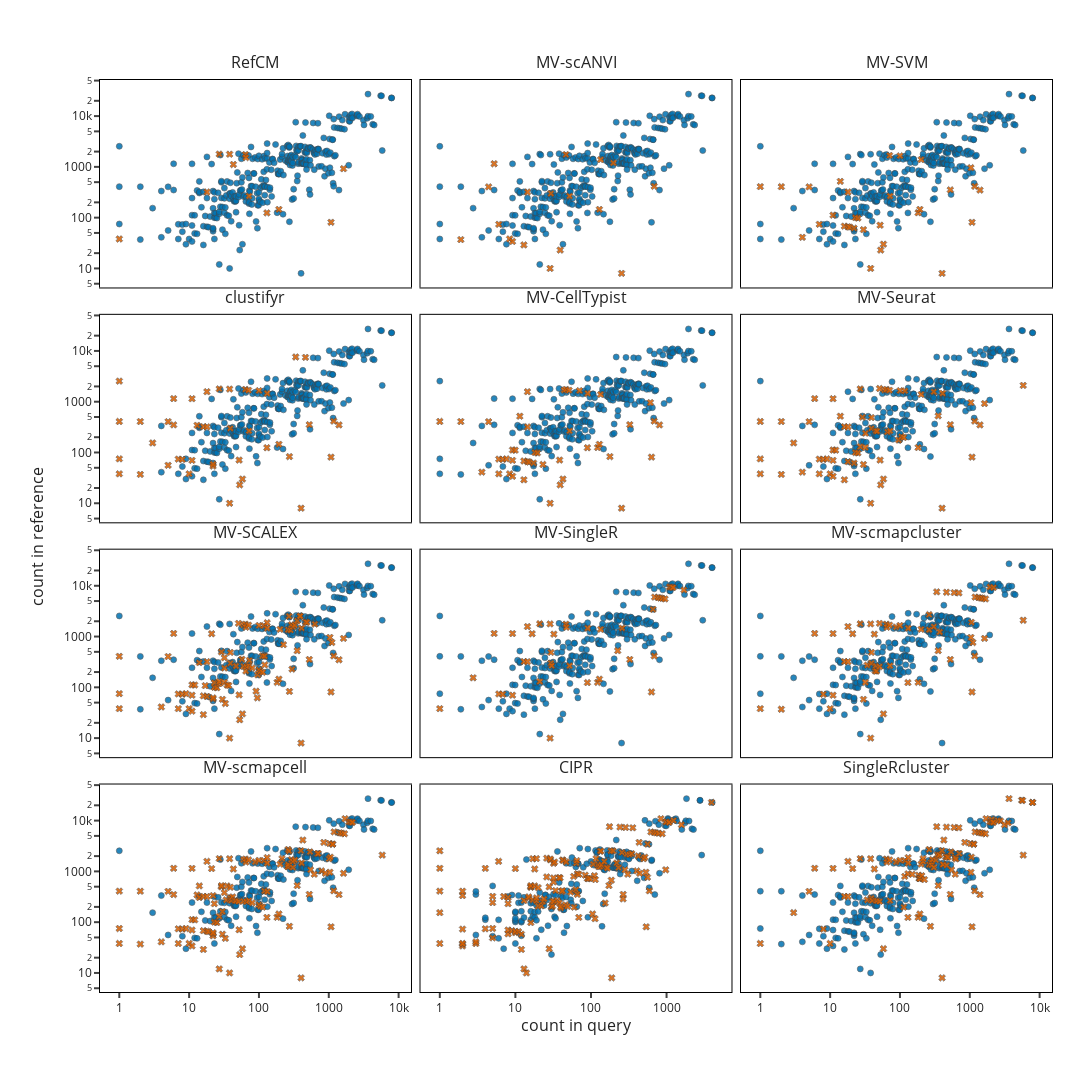

The notebook cell saved with this chart:
### Code cell
panel = plot_scatter_panel(
    nref,
    methods=methods,
    rows=4, cols=3,
    title="",#"Annotation accuracy vs. cell type abundance", #"Accuracy by cell type count in query and reference",
    msize=6,
    hspace=0.01,
    vspace=0.03,
    title_y_off=1.0,
    ytitle_x_off=-0.08,
    xtitle_y_off=-0.05
)

panel.update_layout(width=1200, height=1600)
panel.show()

### Figure 1 — Plotly figure (JSON) as saved in the notebook; plotly's stock layout.template omitted (floating-point values rounded to 4 significant figures; data arrays with more than 128 entries replaced by an {"elided": "..."} marker saying what was removed)
{"data": [{"hovertemplate": "status=correct<br>n_q=%{x}<br>n_ref=%{y}<br>k=%{marker.size}<extra></extra>", "legendgroup": "correct", "line": {"width": 2}, "marker": {"color": "#0072B2", "line": {"width": 0.6}, "opacity": 0.85, "size": 6, "sizemode": "area", "sizeref": 0.006173, "symbol": "circle"}, "mode": "markers", "name": "correct", "orientation": "v", "showlegend": false, "type": "scatter", "x": {"elided": "321 int values"}, "xaxis": "x", "y": {"elided": "321 int values"}, "yaxis": "y"}, {"hovertemplate": "status=incorrect<br>n_q=%{x}<br>n_ref=%{y}<br>k=%{marker.size}<extra></extra>", "legendgroup": "incorrect", "line": {"width": 2}, "marker": {"color": "#D55E00", "line": {"width": 0.6}, "opacity": 0.85, "size": 6, "sizemode": "area", "sizeref": 0.006173, "symbol": "x"}, "mode": "markers", "name": "incorrect", "orientation": "v", "showlegend": false, "type": "scatter", "x": [1, 2, 3, 18, 27, 38, 43, 64, 65, 72, 130, 193, 1076, 1626], "xaxis": "x", "y": [38, 0, 0, 320, 1786, 1775, 1114, 1749, 1526, 266, 124, 145, 81, 920], "yaxis": "y"}, {"hovertemplate": "status=correct<br>n_q=%{x}<br>n_ref=%{y}<br>k=%{marker.size}<extra></extra>", "legendgroup": "correct", "line": {"width": 2}, "marker": {"color": "#0072B2", "line": {"width": 0.6}, "opacity": 0.85, "size": 6, "sizemode": "area", "sizeref": 0.006173, "symbol": "circle"}, "mode": "markers", "name": "correct", "orientation": "v", "showlegend": false, "type": "scatter", "x": {"elided": "315 int values"}, "xaxis": "x2", "y": {"elided": "315 int values"}, "yaxis": "y2"}, {"hovertemplate": "status=incorrect<br>n_q=%{x}<br>n_ref=%{y}<br>k=%{marker.size}<extra></extra>", "legendgroup": "incorrect", "line": {"width": 2}, "marker": {"color": "#D55E00", "line": {"width": 0.6}, "opacity": 0.85, "size": 6, "sizemode": "area", "sizeref": 0.006173, "symbol": "x"}, "mode": "markers", "name": "incorrect", "orientation": "v", "showlegend": false, "type": "scatter", "x": [2, 2, 3, 5, 6, 7, 10, 11, 16, 18, 38, 39, 53, 64, 72, 193, 201, 305, 401, 1176], "xaxis": "x2", "y": [0, 37, 0, 404, 1151, 74, 38, 34, 29, 320, 10, 299, 23, 1749, 266, 145, 1390, 1195, 8, 415], "yaxis": "y2"}, {"hovertemplate": "status=correct<br>n_q=%{x}<br>n_ref=%{y}<br>k=%{marker.size}<extra></extra>", "legendgroup": "correct", "line": {"width": 2}, "marker": {"color": "#0072B2", "line": {"width": 0.6}, "opacity": 0.85, "size": 6, "sizemode": "area", "sizeref": 0.006173, "symbol": "circle"}, "mode": "markers", "name": "correct", "orientation": "v", "showlegend": false, "type": "scatter", "x": {"elided": "302 int values"}, "xaxis": "x3", "y": {"elided": "302 int values"}, "yaxis": "y3"}, {"hovertemplate": "status=incorrect<br>n_q=%{x}<br>n_ref=%{y}<br>k=%{marker.size}<extra></extra>", "legendgroup": "incorrect", "line": {"width": 2}, "marker": {"color": "#D55E00", "line": {"width": 0.6}, "opacity": 0.85, "size": 6, "sizemode": "area", "sizeref": 0.006173, "symbol": "x"}, "mode": "markers", "name": "incorrect", "orientation": "v", "showlegend": false, "type": "scatter", "x": [1, 2, 2, 3, 4, 5, 7, 11, 14, 16, 18, 18, 19, 22, 23, 25, 30, 38, 52, 53, 58, 71, 72, 100, 182, 193, 201, 401, 526, 1038, 1076, 1176, 1400], "xaxis": "x3", "y": [408, 0, 407, 0, 41, 404, 74, 112, 518, 68, 66, 320, 65, 62, 100, 98, 58, 10, 71, 23, 30, 1678, 266, 1649, 125, 145, 1390, 8, 353, 962, 81, 415, 349], "yaxis": "y3"}, {"hovertemplate": "status=correct<br>n_q=%{x}<br>n_ref=%{y}<br>k=%{marker.size}<extra></extra>", "legendgroup": "correct", "line": {"width": 2}, "marker": {"color": "#0072B2", "line": {"width": 0.6}, "opacity": 0.85, "size": 6, "sizemode": "area", "sizeref": 0.006173, "symbol": "circle"}, "mode": "markers", "name": "correct", "orientation": "v", "showlegend": false, "type": "scatter", "x": {"elided": "289 int values"}, "xaxis": "x4", "y": {"elided": "289 int values"}, "yaxis": "y4"}, {"hovertemplate": "status=incorrect<br>n_q=%{x}<br>n_ref=%{y}<br>k=%{marker.size}<extra></extra>", "legendgroup": "incorrect", "line": {"width": 2}, "marker": {"color": "#D55E00", "line": {"width": 0.6}, "opacity": 0.85, "size": 6, "sizemode": "area", "sizeref": 0.006173, "symbol": "x"}, "mode": "markers", "name": "incorrect", "orientation": "v", "showlegend": false, "type": "scatter", "x": [1, 1, 1, 1, 2, 2, 2, 3, 3, 5, 5, 6, 6, 7, 8, 10, 11, 11, 13, 16, 18, 18, 22, 22, 27, 38, 38, 39, 52, 53, 58, 64, 71, 72, 100, 130, 131, 193, 273, 336, 401, 464, 526, 1076, 1176, 1400], "xaxis": "x4", "y": [38, 75, 408, 2545, 0, 37, 407, 0, 154, 56, 404, 350, 1151, 74, 73, 38, 70, 1146, 343, 322, 320, 1573, 54, 59, 1786, 10, 1775, 299, 71, 23, 30, 1749, 1678, 266, 1649, 124, 1460, 145, 83, 7586, 8, 7458, 353, 81, 415, 349], "yaxis": "y4"}, {"hovertemplate": "status=correct<br>n_q=%{x}<br>n_ref=%{y}<br>k=%{marker.size}<extra></extra>", "legendgroup": "correct", "line": {"width": 2}, "marker": {"color": "#0072B2", "line": {"width": 0.6}, "opacity": 0.85, "size": 6, "sizemode": "area", "sizeref": 0.006173, "symbol": "circle"}, "mode": "markers", "name": "correct", "orientation": "v", "showlegend": false, "type": "scatter", "x": {"elided": "288 int values"}, "xaxis": "x5", "y": {"elided": "288 int values"}, "yaxis": "y5"}, {"hovertemplate": "status=incorrect<br>n_q=%{x}<br>n_ref=%{y}<br>k=%{marker.size}<extra></extra>", "legendgroup": "incorrect", "line": {"width": 2}, "marker": {"color": "#D55E00", "line": {"width": 0.6}, "opacity": 0.85, "size": 6, "sizemode": "area", "sizeref": 0.006173, "symbol": "x"}, "mode": "markers", "name": "incorrect", "orientation": "v", "showlegend": false, "type": "scatter", "x": [1, 2, 2, 3, 4, 5, 7, 7, 8, 9, 10, 11, 11, 11, 12, 14, 16, 16, 18, 18, 18, 19, 22, 23, 25, 30, 38, 52, 53, 58, 60, 64, 71, 72, 100, 130, 131, 182, 193, 201, 273, 401, 526, 1038, 1076, 1176, 1400], "xaxis": "x5", "y": [408, 0, 407, 0, 41, 404, 38, 74, 73, 75, 38, 34, 70, 112, 111, 518, 29, 68, 66, 320, 1573, 65, 62, 100, 98, 58, 10, 71, 23, 30, 1689, 1749, 1678, 266, 1649, 124, 1460, 125, 145, 1390, 83, 8, 353, 962, 81, 415, 349], "yaxis": "y5"}, {"hovertemplate": "status=correct<br>n_q=%{x}<br>n_ref=%{y}<br>k=%{marker.size}<extra></extra>", "legendgroup": "correct", "line": {"width": 2}, "marker": {"color": "#0072B2", "line": {"width": 0.6}, "opacity": 0.85, "size": 6, "sizemode": "area", "sizeref": 0.006173, "symbol": "circle"}, "mode": "markers", "name": "correct", "orientation": "v", "showlegend": false, "type": "scatter", "x": {"elided": "268 int values"}, "xaxis": "x6", "y": {"elided": "268 int values"}, "yaxis": "y6"}, {"hovertemplate": "status=incorrect<br>n_q=%{x}<br>n_ref=%{y}<br>k=%{marker.size}<extra></extra>", "legendgroup": "incorrect", "line": {"width": 2}, "marker": {"color": "#D55E00", "line": {"width": 0.6}, "opacity": 0.85, "size": 6, "sizemode": "area", "sizeref": 0.006173, "symbol": "x"}, "mode": "markers", "name": "incorrect", "orientation": "v", "showlegend": false, "type": "scatter", "x": [1, 1, 1, 2, 2, 2, 3, 3, 4, 5, 6, 7, 7, 8, 9, 10, 11, 11, 11, 11, 12, 14, 16, 16, 18, 18, 22, 23, 25, 27, 27, 29, 30, 32, 32, 38, 39, 39, 45, 47, 51, 52, 53, 58, 60, 64, 66, 71, 72, 96, 100, 105, 113, 118, 182, 201, 305, 353, 401, 408, 526, 1038, 1076, 1176, 1400, 1626, 5827], "xaxis": "x6", "y": [38, 75, 408, 0, 37, 407, 0, 154, 41, 404, 1151, 38, 74, 73, 75, 38, 34, 70, 112, 1146, 111, 518, 29, 322, 66, 320, 62, 100, 98, 130, 1786, 497, 58, 125, 240, 10, 299, 487, 265, 263, 1820, 71, 23, 30, 1689, 1749, 254, 1678, 266, 176, 1649, 205, 197, 1631, 125, 1390, 1566, 526, 8, 1463, 353, 962, 81, 415, 349, 920, 2095], "yaxis": "y6"}, {"hovertemplate": "status=correct<br>n_q=%{x}<br>n_ref=%{y}<br>k=%{marker.size}<extra></extra>", "legendgroup": "correct", "line": {"width": 2}, "marker": {"color": "#0072B2", "line": {"width": 0.6}, "opacity": 0.85, "size": 6, "sizemode": "area", "sizeref": 0.006173, "symbol": "circle"}, "mode": "markers", "name": "correct", "orientation": "v", "showlegend": false, "type": "scatter", "x": {"elided": "236 int values"}, "xaxis": "x7", "y": {"elided": "236 int values"}, "yaxis": "y7"}, {"hovertemplate": "status=incorrect<br>n_q=%{x}<br>n_ref=%{y}<br>k=%{marker.size}<extra></extra>", "legendgroup": "incorrect", "line": {"width": 2}, "marker": {"color": "#D55E00", "line": {"width": 0.6}, "opacity": 0.85, "size": 6, "sizemode": "area", "sizeref": 0.006173, "symbol": "x"}, "mode": "markers", "name": "incorrect", "orientation": "v", "showlegend": false, "type": "scatter", "x": [1, 1, 1, 2, 3, 4, 5, 6, 7, 7, 8, 9, 10, 11, 11, 11, 12, 14, 16, 16, 17, 18, 18, 21, 22, 22, 23, 23, 25, 27, 27, 29, 30, 32, 32, 32, 33, 35, 37, 38, 39, 39, 47, 51, 52, 53, 57, 58, 60, 60, 64, 65, 65, 66, 71, 72, 73, 80, 91, 95, 96, 100, 100, 105, 112, 113, 118, 120, 121, 131, 131, 182, 193, 201, 224, 262, 270, 273, 284, 291, 298, 305, 326, 353, 353, 385, 389, 401, 408, 466, 486, 526, 633, 1038, 1076, 1107, 1176, 1400, 1626], "xaxis": "x7", "y": [38, 75, 408, 0, 0, 41, 404, 1151, 38, 74, 73, 75, 38, 34, 70, 112, 111, 306, 29, 68, 108, 66, 320, 1136, 59, 62, 100, 123, 98, 119, 130, 497, 58, 125, 240, 382, 48, 111, 109, 10, 299, 487, 263, 1820, 71, 23, 357, 30, 260, 1689, 1749, 209, 1526, 254, 1678, 266, 341, 240, 84, 62, 176, 220, 1649, 205, 414, 197, 1631, 412, 277, 1460, 1869, 125, 145, 1390, 691, 1359, 2513, 83, 1337, 1709, 228, 1566, 1674, 526, 2040, 2533, 2529, 8, 1463, 1927, 1907, 353, 1760, 962, 81, 764, 415, 349, 920], "yaxis": "y7"}, {"hovertemplate": "status=correct<br>n_q=%{x}<br>n_ref=%{y}<br>k=%{marker.size}<extra></extra>", "legendgroup": "correct", "line": {"width": 2}, "marker": {"color": "#0072B2", "line": {"width": 0.6}, "opacity": 0.85, "size": 6, "sizemode": "area", "sizeref": 0.006173, "symbol": "circle"}, "mode": "markers", "name": "correct", "orientation": "v", "showlegend": false, "type": "scatter", "x": {"elided": "290 int values"}, "xaxis": "x8", "y": {"elided": "290 int values"}, "yaxis": "y8"}, {"hovertemplate": "status=incorrect<br>n_q=%{x}<br>n_ref=%{y}<br>k=%{marker.size}<extra></extra>", "legendgroup": "incorrect", "line": {"width": 2}, "marker": {"color": "#D55E00", "line": {"width": 0.6}, "opacity": 0.85, "size": 6, "sizemode": "area", "sizeref": 0.006173, "symbol": "x"}, "mode": "markers", "name": "incorrect", "orientation": "v", "showlegend": false, "type": "scatter", "x": [1, 2, 3, 3, 6, 7, 8, 11, 11, 16, 18, 18, 21, 27, 27, 38, 38, 39, 39, 40, 43, 64, 65, 72, 130, 131, 182, 193, 201, 353, 408, 526, 1076, 1132, 1176, 1193, 1337, 1439, 1537, 1678, 1945, 2027, 2121, 2187, 3136], "xaxis": "x8", "y": [38, 0, 0, 154, 1151, 74, 73, 70, 1146, 322, 320, 1573, 1136, 130, 1786, 10, 1775, 299, 487, 267, 1114, 1749, 1526, 266, 124, 1460, 125, 145, 1390, 526, 1463, 353, 81, 3438, 415, 5991, 5847, 5745, 5647, 5506, 9471, 9389, 9295, 9229, 8280], "yaxis": "y8"}, {"hovertemplate": "status=correct<br>n_q=%{x}<br>n_ref=%{y}<br>k=%{marker.size}<extra></extra>", "legendgroup": "correct", "line": {"width": 2}, "marker": {"color": "#0072B2", "line": {"width": 0.6}, "opacity": 0.85, "size": 6, "sizemode": "area", "sizeref": 0.006173, "symbol": "circle"}, "mode": "markers", "name": "correct", "orientation": "v", "showlegend": false, "type": "scatter", "x": {"elided": "273 int values"}, "xaxis": "x9", "y": {"elided": "273 int values"}, "yaxis": "y9"}, {"hovertemplate": "status=incorrect<br>n_q=%{x}<br>n_ref=%{y}<br>k=%{marker.size}<extra></extra>", "legendgroup": "incorrect", "line": {"width": 2}, "marker": {"color": "#D55E00", "line": {"width": 0.6}, "opacity": 0.85, "size": 6, "sizemode": "area", "sizeref": 0.006173, "symbol": "x"}, "mode": "markers", "name": "incorrect", "orientation": "v", "showlegend": false, "type": "scatter", "x": [1, 2, 2, 3, 6, 8, 10, 11, 11, 16, 18, 18, 21, 27, 30, 32, 34, 38, 38, 39, 39, 43, 44, 45, 46, 51, 51, 58, 64, 65, 71, 72, 88, 100, 130, 131, 182, 201, 262, 262, 305, 336, 353, 371, 464, 526, 597, 698, 1038, 1055, 1076, 1107, 1176, 1193, 1337, 1439, 1537, 1626, 1678, 1945, 2187, 5827], "xaxis": "x9", "y": [38, 0, 37, 0, 1151, 73, 38, 70, 1146, 322, 320, 1573, 1136, 1786, 58, 125, 273, 10, 1775, 299, 487, 1114, 210, 265, 208, 256, 1820, 30, 1749, 1526, 1678, 266, 1533, 1649, 124, 1460, 125, 1390, 1359, 2700, 1566, 7586, 526, 1230, 7458, 353, 7325, 7224, 962, 1907, 81, 764, 415, 5991, 5847, 5745, 5647, 920, 5506, 9471, 9229, 2095], "yaxis": "y9"}, {"hovertemplate": "status=correct<br>n_q=%{x}<br>n_ref=%{y}<br>k=%{marker.size}<extra></extra>", "legendgroup": "correct", "line": {"width": 2}, "marker": {"color": "#0072B2", "line": {"width": 0.6}, "opacity": 0.85, "size": 6, "sizemode": "area", "sizeref": 0.006173, "symbol": "circle"}, "mode": "markers", "name": "correct", "orientation": "v", "showlegend": false, "type": "scatter", "x": {"elided": "205 int values"}, "xaxis": "x10", "y": {"elided": "205 int values"}, "yaxis": "y10"}, {"hovertemplate": "status=incorrect<br>n_q=%{x}<br>n_ref=%{y}<br>k=%{marker.size}<extra></extra>", "legendgroup": "incorrect", "line": {"width": 2}, "marker": {"color": "#D55E00", "line": {"width": 0.6}, "opacity": 0.85, "size": 6, "sizemode": "area", "sizeref": 0.006173, "symbol": "x"}, "mode": "markers", "name": "incorrect", "orientation": "v", "showlegend": false, "type": "scatter", "x": {"elided": "130 int values"}, "xaxis": "x10", "y": {"elided": "130 int values"}, "yaxis": "y10"}, {"hovertemplate": "status=correct<br>n_q=%{x}<br>n_ref=%{y}<br>k=%{marker.size}<extra></extra>", "legendgroup": "correct", "line": {"width": 2}, "marker": {"color": "#0072B2", "line": {"width": 0.6}, "opacity": 0.85, "size": 6, "sizemode": "area", "sizeref": 0.006173, "symbol": "circle"}, "mode": "markers", "name": "correct", "orientation": "v", "showlegend": false, "type": "scatter", "x": {"elided": "179 int values"}, "xaxis": "x11", "y": {"elided": "179 int values"}, "yaxis": "y11"}, {"hovertemplate": "status=incorrect<br>n_q=%{x}<br>n_ref=%{y}<br>k=%{marker.size}<extra></extra>", "legendgroup": "incorrect", "line": {"width": 2}, "marker": {"color": "#D55E00", "line": {"width": 0.6}, "opacity": 0.85, "size": 6, "sizemode": "area", "sizeref": 0.006173, "symbol": "x"}, "mode": "markers", "name": "incorrect", "orientation": "v", "showlegend": false, "type": "scatter", "x": {"elided": "156 int values"}, "xaxis": "x11", "y": {"elided": "156 int values"}, "yaxis": "y11"}, {"hovertemplate": "status=correct<br>n_q=%{x}<br>n_ref=%{y}<br>k=%{marker.size}<extra></extra>", "legendgroup": "correct", "line": {"width": 2}, "marker": {"color": "#0072B2", "line": {"width": 0.6}, "opacity": 0.85, "size": 6, "sizemode": "area", "sizeref": 0.006173, "symbol": "circle"}, "mode": "markers", "name": "correct", "orientation": "v", "showlegend": false, "type": "scatter", "x": {"elided": "225 int values"}, "xaxis": "x12", "y": {"elided": "225 int values"}, "yaxis": "y12"}, {"hovertemplate": "status=incorrect<br>n_q=%{x}<br>n_ref=%{y}<br>k=%{marker.size}<extra></extra>", "legendgroup": "incorrect", "line": {"width": 2}, "marker": {"color": "#D55E00", "line": {"width": 0.6}, "opacity": 0.85, "size": 6, "sizemode": "area", "sizeref": 0.006173, "symbol": "x"}, "mode": "markers", "name": "incorrect", "orientation": "v", "showlegend": false, "type": "scatter", "x": [1, 2, 3, 3, 5, 6, 8, 10, 11, 16, 18, 18, 21, 27, 34, 38, 39, 40, 43, 45, 47, 51, 58, 64, 65, 71, 72, 88, 100, 113, 117, 118, 130, 130, 131, 131, 150, 182, 185, 188, 191, 193, 195, 201, 205, 214, 214, 224, 262, 262, 273, 278, 284, 291, 305, 326, 336, 345, 353, 353, 369, 399, 401, 412, 414, 425, 455, 464, 466, 466, 486, 526, 539, 548, 597, 612, 620, 633, 698, 707, 848, 1027, 1038, 1055, 1076, 1132, 1138, 1176, 1193, 1337, 1400, 1439, 1537, 1678, 1710, 1945, 2027, 2059, 2121, 2187, 2531, 2750, 3136, 3546, 3644, 5536, 5694, 5827, 7886, 7960], "xaxis": "x12", "y": [38, 0, 0, 154, 404, 1151, 73, 38, 1146, 322, 320, 1573, 1136, 1786, 273, 1775, 299, 267, 1114, 265, 263, 256, 30, 1749, 1526, 1678, 266, 1533, 1649, 197, 798, 1631, 124, 897, 1460, 1869, 877, 125, 842, 727, 724, 145, 720, 1390, 822, 1570, 1786, 691, 1359, 2700, 83, 1506, 1337, 1709, 1195, 1674, 7586, 2140, 526, 2040, 2116, 2563, 8, 1372, 1370, 4145, 1938, 7458, 1318, 1927, 1907, 353, 2423, 1073, 7325, 1873, 880, 1760, 7224, 2255, 3722, 3543, 962, 1907, 81, 3438, 3432, 415, 5991, 5847, 349, 5745, 5647, 5506, 10886, 9471, 9389, 10537, 9295, 9229, 10065, 9846, 8280, 9050, 27076, 25184, 25026, 2095, 22834, 22760], "yaxis": "y12"}], "layout": {"annotations": [{"font": {"size": 16}, "showarrow": false, "text": "RefCM", "x": 0.1633, "xanchor": "center", "xref": "paper", "y": 1, "yanchor": "bottom", "yref": "paper", "yshift": 5}, {"font": {"size": 16}, "showarrow": false, "text": "MV-scANVI", "x": 0.5, "xanchor": "center", "xref": "paper", "y": 1, "yanchor": "bottom", "yref": "paper", "yshift": 5}, {"font": {"size": 16}, "showarrow": false, "text": "MV-SVM", "x": 0.8367, "xanchor": "center", "xref": "paper", "y": 1, "yanchor": "bottom", "yref": "paper", "yshift": 5}, {"font": {"size": 16}, "showarrow": false, "text": "clustifyr", "x": 0.1633, "xanchor": "center", "xref": "paper", "y": 0.7425, "yanchor": "bottom", "yref": "paper", "yshift": 5}, {"font": {"size": 16}, "showarrow": false, "text": "MV-CellTypist", "x": 0.5, "xanchor": "center", "xref": "paper", "y": 0.7425, "yanchor": "bottom", "yref": "paper", "yshift": 5}, {"font": {"size": 16}, "showarrow": false, "text": "MV-Seurat", "x": 0.8367, "xanchor": "center", "xref": "paper", "y": 0.7425, "yanchor": "bottom", "yref": "paper", "yshift": 5}, {"font": {"size": 16}, "showarrow": false, "text": "MV-SCALEX", "x": 0.1633, "xanchor": "center", "xref": "paper", "y": 0.485, "yanchor": "bottom", "yref": "paper", "yshift": 5}, {"font": {"size": 16}, "showarrow": false, "text": "MV-SingleR", "x": 0.5, "xanchor": "center", "xref": "paper", "y": 0.485, "yanchor": "bottom", "yref": "paper", "yshift": 5}, {"font": {"size": 16}, "showarrow": false, "text": "MV-scmapcluster", "x": 0.8367, "xanchor": "center", "xref": "paper", "y": 0.485, "yanchor": "bottom", "yref": "paper", "yshift": 5}, {"font": {"size": 16}, "showarrow": false, "text": "MV-scmapcell", "x": 0.1633, "xanchor": "center", "xref": "paper", "y": 0.2275, "yanchor": "bottom", "yref": "paper", "yshift": 5}, {"font": {"size": 16}, "showarrow": false, "text": "CIPR", "x": 0.5, "xanchor": "center", "xref": "paper", "y": 0.2275, "yanchor": "bottom", "yref": "paper", "yshift": 5}, {"font": {"size": 16}, "showarrow": false, "text": "SingleRcluster", "x": 0.8367, "xanchor": "center", "xref": "paper", "y": 0.2275, "yanchor": "bottom", "yref": "paper", "yshift": 5}, {"font": {"size": 16}, "showarrow": false, "text": "count in query", "x": 0.5, "xref": "paper", "y": -0.05, "yref": "paper"}, {"font": {"size": 16}, "showarrow": false, "text": "count in reference", "textangle": -90, "x": -0.08, "xref": "paper", "y": 0.5, "yref": "paper"}], "height": 1600, "legend": {"bgcolor": "rgba(0,0,0,0)", "borderwidth": 0, "itemsizing": "constant", "orientation": "v", "title": {"text": ""}, "x": 1.02, "xanchor": "left", "y": 1, "yanchor": "top"}, "margin": {"b": 100, "l": 100, "r": 40, "t": 80}, "title": {"font": {"size": 20}, "text": "", "x": 0.5, "xanchor": "center", "y": 1, "yanchor": "top"}, "width": 1200, "xaxis": {"anchor": "y", "domain": [0, 0.3267], "linecolor": "black", "linewidth": 1, "mirror": true, "showgrid": false, "showline": true, "showticklabels": false, "ticklen": 0, "ticks": "", "tickwidth": 2, "title": {}, "type": "log", "zeroline": false}, "xaxis10": {"anchor": "y10", "domain": [0, 0.3267], "linecolor": "black", "linewidth": 1, "mirror": true, "showgrid": false, "showline": true, "showticklabels": true, "ticklen": 5, "ticks": "outside", "tickwidth": 2, "title": {}, "type": "log", "zeroline": false}, "xaxis11": {"anchor": "y11", "domain": [0.3367, 0.6633], "linecolor": "black", "linewidth": 1, "mirror": true, "showgrid": false, "showline": true, "showticklabels": true, "ticklen": 5, "ticks": "outside", "tickwidth": 2, "title": {}, "type": "log", "zeroline": false}, "xaxis12": {"anchor": "y12", "domain": [0.6733, 1], "linecolor": "black", "linewidth": 1, "mirror": true, "showgrid": false, "showline": true, "showticklabels": true, "ticklen": 5, "ticks": "outside", "tickwidth": 2, "title": {}, "type": "log", "zeroline": false}, "xaxis2": {"anchor": "y2", "domain": [0.3367, 0.6633], "linecolor": "black", "linewidth": 1, "mirror": true, "showgrid": false, "showline": true, "showticklabels": false, "ticklen": 0, "ticks": "", "tickwidth": 2, "title": {}, "type": "log", "zeroline": false}, "xaxis3": {"anchor": "y3", "domain": [0.6733, 1], "linecolor": "black", "linewidth": 1, "mirror": true, "showgrid": false, "showline": true, "showticklabels": false, "ticklen": 0, "ticks": "", "tickwidth": 2, "title": {}, "type": "log", "zeroline": false}, "xaxis4": {"anchor": "y4", "domain": [0, 0.3267], "linecolor": "black", "linewidth": 1, "mirror": true, "showgrid": false, "showline": true, "showticklabels": false, "ticklen": 0, "ticks": "", "tickwidth": 2, "title": {}, "type": "log", "zeroline": false}, "xaxis5": {"anchor": "y5", "domain": [0.3367, 0.6633], "linecolor": "black", "linewidth": 1, "mirror": true, "showgrid": false, "showline": true, "showticklabels": false, "ticklen": 0, "ticks": "", "tickwidth": 2, "title": {}, "type": "log", "zeroline": false}, "xaxis6": {"anchor": "y6", "domain": [0.6733, 1], "linecolor": "black", "linewidth": 1, "mirror": true, "showgrid": false, "showline": true, "showticklabels": false, "ticklen": 0, "ticks": "", "tickwidth": 2, "title": {}, "type": "log", "zeroline": false}, "xaxis7": {"anchor": "y7", "domain": [0, 0.3267], "linecolor": "black", "linewidth": 1, "mirror": true, "showgrid": false, "showline": true, "showticklabels": false, "ticklen": 0, "ticks": "", "tickwidth": 2, "title": {}, "type": "log", "zeroline": false}, "xaxis8": {"anchor": "y8", "domain": [0.3367, 0.6633], "linecolor": "black", "linewidth": 1, "mirror": true, "showgrid": false, "showline": true, "showticklabels": false, "ticklen": 0, "ticks": "", "tickwidth": 2, "title": {}, "type": "log", "zeroline": false}, "xaxis9": {"anchor": "y9", "domain": [0.6733, 1], "linecolor": "black", "linewidth": 1, "mirror": true, "showgrid": false, "showline": true, "showticklabels": false, "ticklen": 0, "ticks": "", "tickwidth": 2, "title": {}, "type": "log", "zeroline": false}, "yaxis": {"anchor": "x", "domain": [0.7725, 1], "linecolor": "black", "linewidth": 1, "mirror": true, "showgrid": false, "showline": true, "showticklabels": true, "ticklen": 5, "ticks": "outside", "tickwidth": 2, "title": {}, "type": "log", "zeroline": false}, "yaxis10": {"anchor": "x10", "domain": [0, 0.2275], "linecolor": "black", "linewidth": 1, "mirror": true, "showgrid": false, "showline": true, "showticklabels": true, "ticklen": 5, "ticks": "outside", "tickwidth": 2, "title": {}, "type": "log", "zeroline": false}, "yaxis11": {"anchor": "x11", "domain": [0, 0.2275], "linecolor": "black", "linewidth": 1, "mirror": true, "showgrid": false, "showline": true, "showticklabels": false, "ticklen": 0, "ticks": "", "tickwidth": 2, "title": {}, "type": "log", "zeroline": false}, "yaxis12": {"anchor": "x12", "domain": [0, 0.2275], "linecolor": "black", "linewidth": 1, "mirror": true, "showgrid": false, "showline": true, "showticklabels": false, "ticklen": 0, "ticks": "", "tickwidth": 2, "title": {}, "type": "log", "zeroline": false}, "yaxis2": {"anchor": "x2", "domain": [0.7725, 1], "linecolor": "black", "linewidth": 1, "mirror": true, "showgrid": false, "showline": true, "showticklabels": false, "ticklen": 0, "ticks": "", "tickwidth": 2, "title": {}, "type": "log", "zeroline": false}, "yaxis3": {"anchor": "x3", "domain": [0.7725, 1], "linecolor": "black", "linewidth": 1, "mirror": true, "showgrid": false, "showline": true, "showticklabels": false, "ticklen": 0, "ticks": "", "tickwidth": 2, "title": {}, "type": "log", "zeroline": false}, "yaxis4": {"anchor": "x4", "domain": [0.515, 0.7425], "linecolor": "black", "linewidth": 1, "mirror": true, "showgrid": false, "showline": true, "showticklabels": true, "ticklen": 5, "ticks": "outside", "tickwidth": 2, "title": {}, "type": "log", "zeroline": false}, "yaxis5": {"anchor": "x5", "domain": [0.515, 0.7425], "linecolor": "black", "linewidth": 1, "mirror": true, "showgrid": false, "showline": true, "showticklabels": false, "ticklen": 0, "ticks": "", "tickwidth": 2, "title": {}, "type": "log", "zeroline": false}, "yaxis6": {"anchor": "x6", "domain": [0.515, 0.7425], "linecolor": "black", "linewidth": 1, "mirror": true, "showgrid": false, "showline": true, "showticklabels": false, "ticklen": 0, "ticks": "", "tickwidth": 2, "title": {}, "type": "log", "zeroline": false}, "yaxis7": {"anchor": "x7", "domain": [0.2575, 0.485], "linecolor": "black", "linewidth": 1, "mirror": true, "showgrid": false, "showline": true, "showticklabels": true, "ticklen": 5, "ticks": "outside", "tickwidth": 2, "title": {}, "type": "log", "zeroline": false}, "yaxis8": {"anchor": "x8", "domain": [0.2575, 0.485], "linecolor": "black", "linewidth": 1, "mirror": true, "showgrid": false, "showline": true, "showticklabels": false, "ticklen": 0, "ticks": "", "tickwidth": 2, "title": {}, "type": "log", "zeroline": false}, "yaxis9": {"anchor": "x9", "domain": [0.2575, 0.485], "linecolor": "black", "linewidth": 1, "mirror": true, "showgrid": false, "showline": true, "showticklabels": false, "ticklen": 0, "ticks": "", "tickwidth": 2, "title": {}, "type": "log", "zeroline": false}}}
